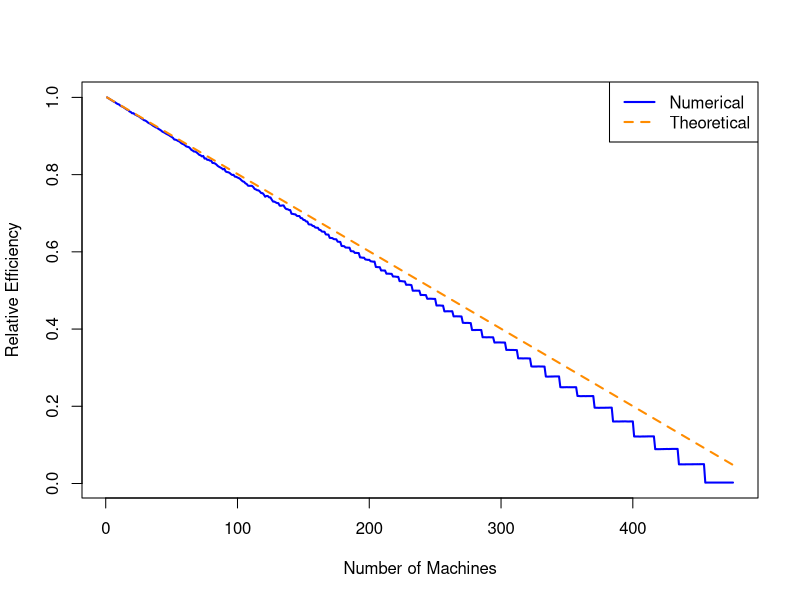
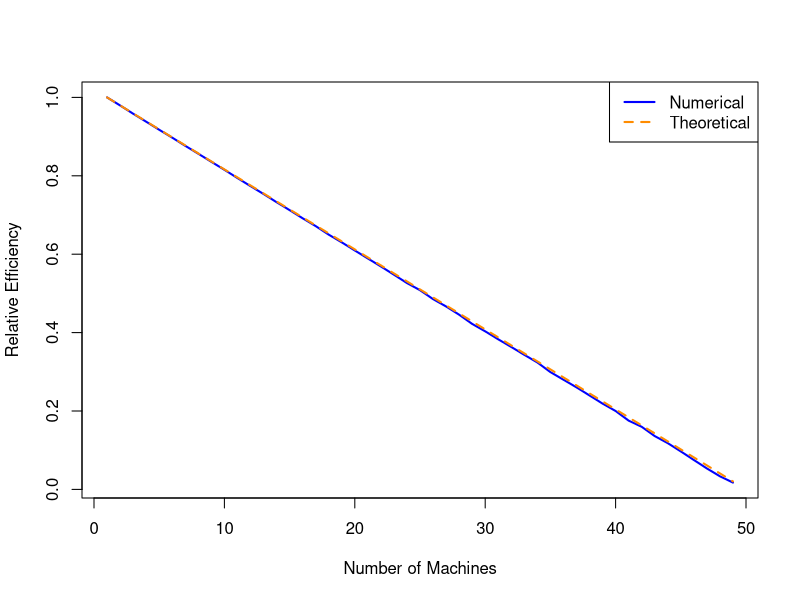

The R source for these figures, in order: (Note: a time limit stopped this script after it produced the figures.)
library(pracma)

N = 10000
p_arr = c(20, 200, 500, 1000)
L = length(p_arr)

for (l in 1:L) {
  p = p_arr[l]
  gamma = p/N
  
  #create a test covariance matrix
  set.seed(12345)
  v = runif(p) + 1
  Sigma = diag(v)
  iSigma = solve(Sigma)
  
  #generate a random matrix with prescribed covariance matrix
  data = rnorm(N*p, 0, 1)
  X = matrix(data, N, p) %*% pracma::sqrtm(Sigma)$B
  
  #find the full-sample inverse covariance matrix
  Sigma_h = t(X) %*% X / N
  iSigma_h = solve(Sigma_h)
  
  #find the distributed inverse covariance matrix
  dist_iSigma_h = list()
  K = floor(N/(p+1))
  for (k in 1:K) {
    n = floor(N/k)
    Sigma_h_k = list()
    iSigma_h_k = list()
    dist_iSigma_h[[k]] = matrix(0, p, p)
    
    for(j in 1:k) {
      Sigma_h_k[[j]] = t(X[((j-1)*n+1):(j*n), ]) %*% X[((j-1)*n+1):(j*n), ] / n
      iSigma_h_k[[j]] = solve(Sigma_h_k[[j]])
      dist_iSigma_h[[k]] = dist_iSigma_h[[k]] + iSigma_h_k[[j]] / k
    }
  }
  
  #calculate and print relative efficiency
  phi = 0
  for (i in 1:p) {
    phi = phi + (iSigma_h[i,i] / iSigma[i,i]) / p
  }
  
  dist_phi = rep(0, length = K)
  re = c()
  re_th = c()
  for (k in 1:K) {
    for (i in 1:p) {
      dist_phi[k] = dist_phi[k] + (dist_iSigma_h[[k]][i,i] / iSigma[i,i]) / p
    }
    re[k] = phi/dist_phi[k]
    re_th[k] = (N - k * p) / (N - p)
    print(c(p, k, re[k], re_th[k]))
  }

  #plot: relative efficiency ~ number of machines
  plot(1:K, re, type = "l", lwd = 2, col = "blue", xlab = "Number of Machines", 
       ylab = "Relative Efficiency") 
  lines(1:K, re_th, lty = 2, lwd = 2, col = "darkorange")
  legend("topright", legend=c("Numerical","Theoretical"), lty=c(1,2), lwd = c(2,2), 
         col=c("blue","darkorange"))
  
}
